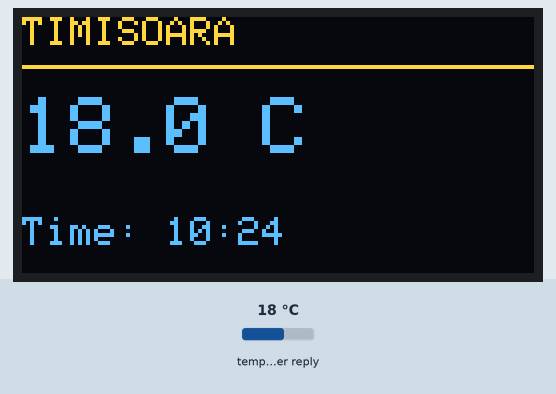
A sketch run on a simulated ESP32. On the bench: 128×64 one-colour display. Inputs (shaded band) come from the test bench; at power-on: temperature in the weather reply 18 °C. The OLED is the two-colour kind (top 16 rows yellow); WiFi joins after 1.5 s; servers stay silent unless stated; web services answer with replies made up by the test bench; what the sketch prints to the serial monitor is not drawn.

Above: at 2.8 s.

The sketch:

temperaturafromAPI+Oled.ino
```cpp
//Comentarii adaugate de ChatGPT
// -------------------------
// BIBLIOTECI (LIBRARIES)
// -------------------------
#include <WiFi.h>             // Permite plăcuței (ex. ESP32) să se conecteze la rețele Wi-Fi.
#include   <HTTPClient.h>      // Facilitează trimiterea de cereri HTTP (cum ar fi accesarea unui link web).
#include <ArduinoJson.h>      // Ajută la procesarea și extragerea datelor din formatul JSON primit de la API.

#include <Wire.h>             // Permite comunicarea I2C (necesară pentru ecranul OLED).
#include <Adafruit_GFX.h>     // Biblioteca de bază pentru grafică (desenare linii, text, forme).
#include <Adafruit_SSD1306.h> // Biblioteca specifică pentru controlul ecranelor OLED bazate pe driverul SSD1306.

// -------------------------
// Wi-Fi
// -------------------------
const char* ssid = "...";   // Numele rețelei Wi-Fi la care te conectezi.
const char* password = "....";  // Parola rețelei Wi-Fi.

// -------------------------
// OLED
// -------------------------
#define SCREEN_WIDTH 128      // Lățimea ecranului OLED în pixeli.
#define SCREEN_HEIGHT 64      // Înălțimea ecranului OLED în pixeli.

// Inițializarea obiectului "display" pentru ecranul OLED.
// Parametrii: lățime, înălțime, adresa de comunicare I2C (&Wire) și pinul de reset (-1 înseamnă că împarte reset-ul cu placa).
Adafruit_SSD1306 display(SCREEN_WIDTH, SCREEN_HEIGHT, &Wire, -1);

// -------------------------
// Setup (Rulează o singură dată la pornire)
// -------------------------
void setup() {
  // Pornim comunicarea serială pentru a putea vedea mesaje pe calculator (Serial Monitor).
  Serial.begin(115200);
  delay(1000); // Așteptăm 1 secundă pentru a lăsa sistemul să se stabilizeze.

  // Încercăm să pornim OLED-ul la adresa I2C 0x3C (adresa standard pentru aceste ecrane).
  if (!display.begin(SSD1306_SWITCHCAPVCC, 0x3C)) {
    Serial.println("OLED failed!"); // Dacă eșuează, afișăm o eroare în Serial Monitor.

    // Blocăm execuția într-o buclă infinită dacă ecranul nu funcționează.
    while (true) {
      delay(1000);
    }
  }

  // Curățăm orice a rămas pe ecran din utilizările anterioare (memoria buffer).
  display.clearDisplay();
  // Setăm culoarea textului pe ALB (ecranele monocrome folosesc WHITE pentru pixeli aprinși).
  display.setTextColor(WHITE);

  // Setăm mărimea textului la 1 (cea mai mică dimensiune vizibilă).
  display.setTextSize(1);
  // Mutăm cursorul de unde va începe să scrie textul la coordonatele X=0, Y=0 (colțul stânga-sus).
  display.setCursor(0, 0);
  // Pregătim mesajul de stare.
  display.println("Connecting WiFi...");
  // Trimitem efectiv datele grafice din memoria plăcuței către ecran pentru a fi afișate.
  display.display();

  // -------------------------
  // Conectare Wi-Fi
  // -------------------------
  WiFi.mode(WIFI_STA);         // Setăm placa în modul "Station" (se conectează la un router, nu emite propriul Wi-Fi).
  WiFi.begin(ssid, password);  // Inițiem conexiunea cu datele introduse la început.

  Serial.print("Connecting");

  // Cât timp statusul Wi-Fi NU este conectat, rulăm această buclă.
  while (WiFi.status() != WL_CONNECTED) {
    Serial.print(".");         // Printăm un punct pe Serial Monitor pentru a arăta că lucrează.
    delay(500);                // Așteptăm jumătate de secundă între verificări.
  }

  // După ce iese din buclă (s-a conectat), trecem pe un rând nou și anunțăm succesul.
  Serial.println();
  Serial.println("WiFi connected!");

  // -------------------------
  // HTTP request (Cererea către serverul meteo)
  // -------------------------
  HTTPClient http; // Creăm un obiect de tip HTTPClient.

  // Configurăm adresa web (URL-ul) de unde cerem datele.
  // Folosim coordonatele pentru Timișoara (lat 45.75, long 21.23) și cerem temperatura curentă.
  http.begin(
    "https://api.open-meteo.com/v1/forecast?"
    "latitude=45.75&"
    "longitude=21.23&"
    "current=temperature_2m"
  );

  // Efectuăm cererea GET (cerem datele) și salvăm codul de răspuns (ex. 200 înseamnă OK, 404 înseamnă eroare).
  int httpCode = http.GET();

  // Afișăm codul HTTP în Serial Monitor pentru depanare (debugging).
  Serial.print("HTTP code: ");
  Serial.println(httpCode);

  // Dacă codul este mai mare ca 0, înseamnă că am primit un răspuns de la server.
  if (httpCode > 0) {

    // Salvăm întregul răspuns primit (care este în format text/JSON) în variabila 'response'.
    String response = http.getString();

    // -------------------------
    // Parsare JSON (Transformăm textul într-un format ușor de citit pentru cod)
    // -------------------------
    JsonDocument doc; // Creăm un document JSON în memoria plăcuței.

    // Procesăm textul 'response' și îl stocăm în 'doc'.
    DeserializationError error = deserializeJson(doc, response);

    // Dacă a apărut o eroare în timpul procesării JSON-ului (ex: text corupt sau incomplet).
    if (error) {
      Serial.print("JSON error: ");
      Serial.println(error.c_str()); // Afișăm motivul erorii.

      // Afișăm eroarea și pe ecranul OLED.
      display.clearDisplay();
      display.setTextSize(1);
      display.setCursor(0, 0);
      display.println("JSON error!");
      display.display();

      http.end(); // Închidem conexiunea web.
      return;     // Oprim execuția funcției setup().
    }

    // -------------------------
    // Extragem datele
    // -------------------------
    // Căutăm în documentul JSON valoarea "temperature_2m" aflată în interiorul blocului "current".
    float temperature = doc["current"]["temperature_2m"];

    // Extragem data și ora (care vin sub formă de text, ex: "2026-09-12T16:00").
    String time = doc["current"]["time"];

    // -------------------------
    // Serial Monitor (Afișăm datele extrase pe calculator)
    // -------------------------
    Serial.print("Temperature: ");
    Serial.print(temperature);
    Serial.println(" °C");

    Serial.print("Time: ");
    Serial.println(time);

    // -------------------------
    // Extragem doar ora
    // -------------------------
    // Din textul complet (ex: "2026-09-12T16:00"), tăiem doar caracterele de la poziția 11 până la 16.
    // Aceasta ne va da strict "16:00".
    String hour = time.substring(11, 16);

    // -------------------------
    // OLED (Afișarea pe ecran)
    // -------------------------
    display.clearDisplay(); // Curățăm ecranul pentru a desena noile date.

    // Titlu (Orașul)
    display.setTextSize(1);
    display.setCursor(0, 0);
    display.println("TIMISOARA");

    // Desenăm o linie orizontală de separare sub titlu (de la x=0, y=12 până la x=127, y=12).
    display.drawLine(0, 12, 127, 12, WHITE);

    // Temperatură (setăm textul mai mare)
    display.setTextSize(2);
    display.setCursor(0, 20);

    // Printăm temperatura cu o singură zecimală (ex: 24.5).
    display.print(temperature, 1);
    display.print(" C");

    // Ora (revenim la text mic)
    display.setTextSize(1);
    display.setCursor(0, 50);

    display.print("Time: ");
    display.print(hour);

    // Trimitem toate instrucțiunile de desenare cumulate către ecran pentru afișare.
    display.display();
  }
  // Dacă codul HTTP primit este <= 0 (conexiune picată, lipsă net, etc.)
  else {
    Serial.println("HTTP request failed");

    // Afișăm eroarea pe ecran.
    display.clearDisplay();
    display.setTextSize(1);
    display.setCursor(0, 0);
    display.println("HTTP error!");
    display.display();
  }

  // Închidem conexiunea HTTP pentru a elibera resursele (foarte important pentru stabilitate).
  http.end();
}

// -------------------------
// Loop (Rulează la infinit)
// -------------------------
void loop() {
  // Rămâne gol deoarece am scris tot codul în `setup()`.
  // Datele se descarcă și se afișează o singură dată la pornirea sau resetarea plăcuței.
}
```
